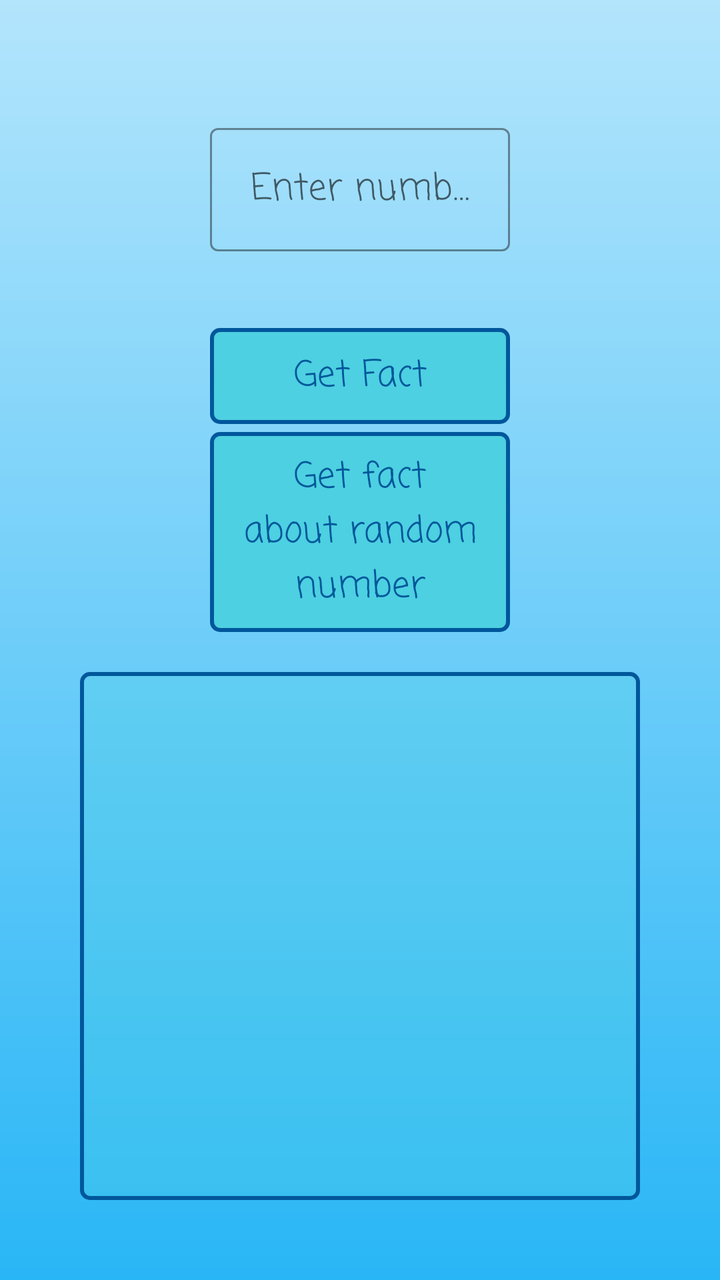
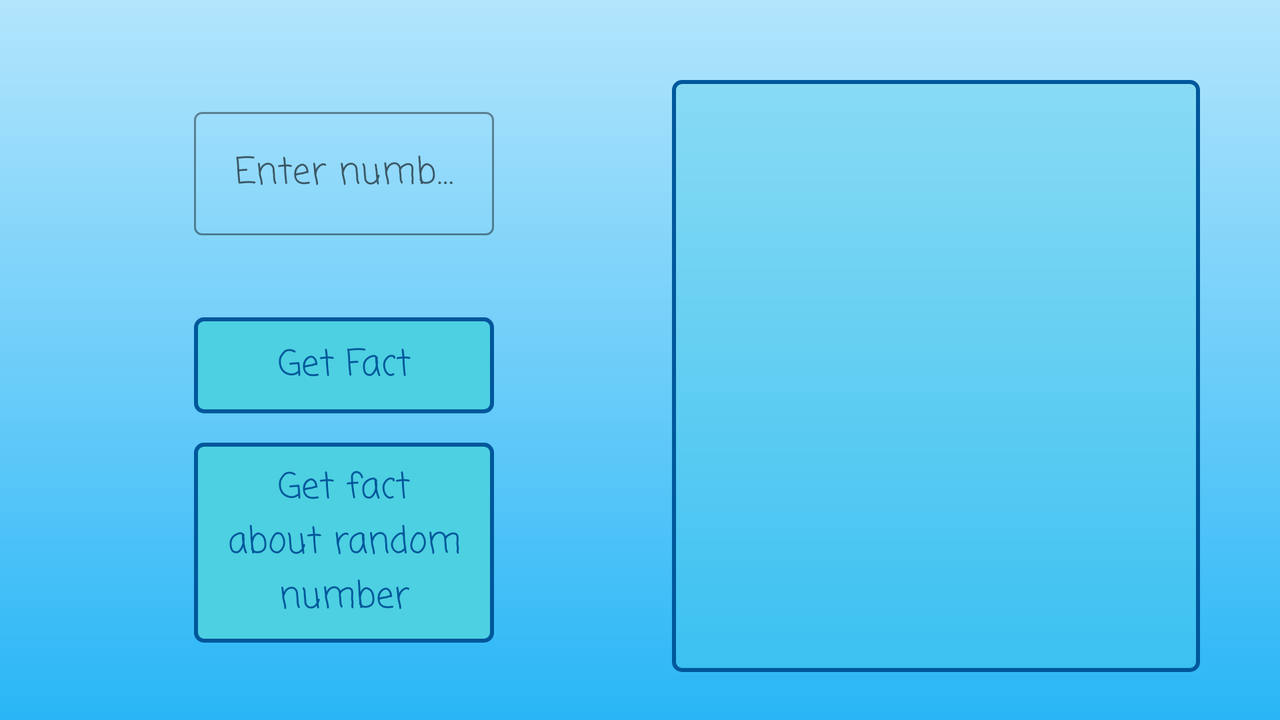

First picture: res/layout/ on a phone held upright. Second picture: the repository's own variant of that layout, on a device whose configuration matches the variant's folder. Source for both follows.
<!-- AndroidManifest.xml: application theme Theme.InterestingFactsAboutNumbers -->
<!-- res/layout/fragment_main.xml -->
<?xml version="1.0" encoding="utf-8"?>
<androidx.constraintlayout.widget.ConstraintLayout
    xmlns:android="http://schemas.android.com/apk/res/android"
    xmlns:app="http://schemas.android.com/apk/res-auto"
    xmlns:tools="http://schemas.android.com/tools"
    android:layout_width="match_parent"
    android:layout_height="match_parent"
    tools:background="@drawable/main_background"
    >

    <androidx.constraintlayout.widget.Guideline
        android:id="@+id/beginGuideline"
        android:layout_width="wrap_content"
        android:layout_height="wrap_content"
        android:orientation="vertical"
        app:layout_constraintGuide_begin="24dp"/>

    <androidx.constraintlayout.widget.Guideline
        android:id="@+id/endGuideline"
        android:layout_width="wrap_content"
        android:layout_height="wrap_content"
        android:orientation="vertical"
        app:layout_constraintGuide_end="24dp"/>

    <androidx.constraintlayout.widget.Guideline
        android:id="@+id/topGuideline"
        android:layout_width="wrap_content"
        android:layout_height="wrap_content"
        android:orientation="horizontal"
        app:layout_constraintGuide_begin="24dp"/>

    <androidx.constraintlayout.widget.Guideline
        android:id="@+id/bottomGuideline"
        android:layout_width="wrap_content"
        android:layout_height="wrap_content"
        android:orientation="horizontal"
        app:layout_constraintGuide_end="24dp"/>

    <androidx.constraintlayout.widget.Guideline
        android:id="@+id/mediumGuideline"
        android:layout_width="0dp"
        android:layout_height="0dp"
        android:orientation="horizontal"
        app:layout_constraintGuide_percent="0.5" />

    <androidx.constraintlayout.widget.Guideline
        android:id="@+id/mediumUpperPartGuideline"
        android:layout_width="0dp"
        android:layout_height="0dp"
        android:orientation="horizontal"
        app:layout_constraintGuide_percent="0.25" />


    <com.google.android.material.textfield.TextInputLayout
        android:id="@+id/etLayout"
        style="@style/Widget.MaterialComponents.TextInputLayout.OutlinedBox"
        android:layout_width="wrap_content"
        android:layout_height="wrap_content"
        android:layout_margin="8dp"
        android:elevation="16dp"
        android:gravity="center"
        android:hint="@string/enter_number"
        app:boxStrokeColor="@color/stroke_color"
        app:counterOverflowTextColor="@color/white"
        app:hintTextColor="@color/stroke_color"
        app:layout_constraintStart_toEndOf="@id/beginGuideline"
        app:layout_constraintEnd_toStartOf="@id/endGuideline"
        app:layout_constraintTop_toTopOf="@id/topGuideline"
        app:layout_constraintBottom_toBottomOf="@id/mediumUpperPartGuideline">

        <com.google.android.material.textfield.TextInputEditText
            android:id="@+id/etEnterNumber"
            android:layout_width="wrap_content"
            android:layout_height="wrap_content"
            android:minWidth="150dp"
            android:gravity="center"
            android:imeOptions="actionDone"
            android:fontFamily="casual"
            android:textColorHint="@color/black"
            android:inputType="number"
            android:textColor="@color/black"
            android:textSize="18sp"
            />

    </com.google.android.material.textfield.TextInputLayout>

    <ProgressBar
        android:id="@+id/progressBar"
        android:layout_width="wrap_content"
        android:layout_height="wrap_content"
        android:visibility="gone"
        app:layout_constraintStart_toEndOf="@id/beginGuideline"
        app:layout_constraintEnd_toStartOf="@id/endGuideline"
        app:layout_constraintTop_toTopOf="@id/topGuideline"
        app:layout_constraintBottom_toBottomOf="@id/mediumUpperPartGuideline"/>

    <ImageButton
        android:id="@+id/ibGetFact"
        android:layout_width="150dp"
        android:layout_height="48dp"
        android:background="@drawable/image_button_background"
        app:layout_constraintTop_toTopOf="@+id/mediumUpperPartGuideline"
        app:layout_constraintStart_toStartOf="@id/beginGuideline"
        app:layout_constraintEnd_toEndOf="@id/endGuideline"
        app:layout_constraintBottom_toTopOf="@id/ibGetFactAboutRandomNumber"
        />
    <TextView
        android:id="@+id/tvGetFact"
        android:layout_width="wrap_content"
        android:layout_height="wrap_content"
        android:layout_margin="8dp"
        android:text="@string/get_fact"
        android:textColor="@color/stroke_color"
        android:fontFamily="casual"
        android:textSize="18sp"
        app:layout_constraintStart_toStartOf="@id/ibGetFact"
        app:layout_constraintEnd_toEndOf="@id/ibGetFact"
        app:layout_constraintTop_toTopOf="@id/ibGetFact"
        app:layout_constraintBottom_toBottomOf="@id/ibGetFact"
        />

    <ImageButton
        android:id="@+id/ibGetFactAboutRandomNumber"
        android:layout_width="150dp"
        android:layout_height="100dp"
        android:background="@drawable/image_button_background"
        app:layout_constraintTop_toBottomOf="@+id/ibGetFact"
        app:layout_constraintStart_toStartOf="@id/beginGuideline"
        app:layout_constraintEnd_toEndOf="@id/endGuideline"
        app:layout_constraintBottom_toTopOf="@id/mediumGuideline"
        />
    <TextView
        android:id="@+id/tvGetFactAboutRandomNumber"
        android:layout_width="0dp"
        android:layout_height="wrap_content"
        android:layout_margin="8dp"
        android:padding="4dp"
        android:gravity="center"
        android:text="@string/get_fact_about_random_number"
        android:textColor="@color/stroke_color"
        android:fontFamily="casual"
        android:textSize="18sp"
        app:layout_constraintStart_toStartOf="@id/ibGetFactAboutRandomNumber"
        app:layout_constraintEnd_toEndOf="@id/ibGetFactAboutRandomNumber"
        app:layout_constraintTop_toTopOf="@id/ibGetFactAboutRandomNumber"
        app:layout_constraintBottom_toBottomOf="@id/ibGetFactAboutRandomNumber"
        />

    <ListView
        android:id="@+id/listView"
        android:layout_width="0dp"
        android:layout_height="0dp"
        android:layout_margin="16dp"
        tools:visibility="visible"
        android:background="@drawable/image_button_background_pressed"
        app:layout_constraintTop_toBottomOf="@id/mediumGuideline"
        app:layout_constraintStart_toStartOf="@id/beginGuideline"
        app:layout_constraintEnd_toEndOf="@id/endGuideline"
        app:layout_constraintBottom_toBottomOf="@id/bottomGuideline"
        />

    <ProgressBar
        android:id="@+id/progressBarLoadHistoryList"
        android:layout_width="wrap_content"
        android:layout_height="wrap_content"
        android:visibility="gone"
        app:layout_constraintTop_toTopOf="@id/listView"
        app:layout_constraintBottom_toBottomOf="@id/listView"
        app:layout_constraintStart_toStartOf="@id/listView"
        app:layout_constraintEnd_toEndOf="@id/listView"
        />




</androidx.constraintlayout.widget.ConstraintLayout>
<!-- resources referenced by this layout -->
<resources>
  <color name="black">#FF000000</color>
  <color name="stroke_color">#01579B</color>
  <color name="white">#FFFFFFFF</color>
  <!-- drawable image_button_background (drawable) -->
  <?xml version="1.0" encoding="utf-8"?>
  <selector xmlns:android="http://schemas.android.com/apk/res/android">
      <item android:drawable="@drawable/image_button_background_pressed"
          android:state_pressed="true"/>
      <item android:drawable="@drawable/image_button_background_normal"/>
  </selector>
  <!-- drawable image_button_background_pressed (drawable) -->
  <?xml version="1.0" encoding="utf-8"?>
  <shape xmlns:android="http://schemas.android.com/apk/res/android"
      android:shape="rectangle">
      <corners android:radius="4dp"/>
      <solid android:color="@color/image_button_background_pressed_color"/>
      <stroke android:width="2dp"
          android:color="@color/stroke_color"/>
  
  </shape>
  <!-- drawable main_background (drawable) -->
  <?xml version="1.0" encoding="utf-8"?>
  <layer-list
      xmlns:android="http://schemas.android.com/apk/res/android">
  
      <item>
          <shape android:shape="rectangle">
              <gradient
                  android:startColor="@color/theme_color_start"
                  android:endColor="@color/theme_color_end"
                  android:angle="270"
                  />
          </shape>
      </item>
  
  </layer-list>
  <string name="enter_number">Enter number</string>
  <string name="get_fact">Get Fact</string>
  <string name="get_fact_about_random_number">Get fact about random number</string>
  <style name="Theme.InterestingFactsAboutNumbers" parent="Theme.MaterialComponents.DayNight.NoActionBar">
          
          <item name="colorPrimary">@color/purple_500</item>
          <item name="colorPrimaryVariant">@color/purple_700</item>
          <item name="colorOnPrimary">@color/white</item>
          
          <item name="colorSecondary">@color/teal_200</item>
          <item name="colorSecondaryVariant">@color/teal_700</item>
          <item name="colorOnSecondary">@color/white</item>
          
          
          <item name="android:windowBackground">@drawable/main_background</item>
          
          <item name="android:statusBarColor">@color/theme_color_start</item>
          <item name="android:navigationBarColor">@color/theme_color_end</item>
  
  
      </style>
  <!-- drawable image_button_background_normal (drawable) -->
  <?xml version="1.0" encoding="utf-8"?>
  <shape xmlns:android="http://schemas.android.com/apk/res/android"
      android:shape="rectangle">
  
      <corners android:radius="4dp"/>
      <solid android:color="@color/image_button_background_normal_color"/>
      <stroke android:width="2dp"
          android:color="@color/stroke_color"/>
  </shape>
  <color name="image_button_background_pressed_color">#504DD0E1</color>
  <color name="theme_color_start">#B3E5FC</color>
  <color name="theme_color_end">#29B6F6</color>
  <color name="purple_500">#FF6200EE</color>
  <color name="purple_700">#FF3700B3</color>
  <color name="teal_200">#FF03DAC5</color>
  <color name="teal_700">#FF018786</color>
  <color name="image_button_background_normal_color">#4DD0E1</color>
</resources>
<!-- res/layout-land/fragment_main.xml (the repository's variant of the layout above) -->
<!-- drawn on the phone turned sideways -->
<?xml version="1.0" encoding="utf-8"?>
<androidx.constraintlayout.widget.ConstraintLayout
    xmlns:android="http://schemas.android.com/apk/res/android"
    xmlns:app="http://schemas.android.com/apk/res-auto"
    xmlns:tools="http://schemas.android.com/tools"
    android:layout_width="match_parent"
    android:layout_height="match_parent"
    tools:background="@drawable/main_background"
    >

    <androidx.constraintlayout.widget.Guideline
        android:id="@+id/beginGuideline"
        android:layout_width="wrap_content"
        android:layout_height="wrap_content"
        android:orientation="vertical"
        app:layout_constraintGuide_begin="24dp"/>

    <androidx.constraintlayout.widget.Guideline
        android:id="@+id/endGuideline"
        android:layout_width="wrap_content"
        android:layout_height="wrap_content"
        android:orientation="vertical"
        app:layout_constraintGuide_end="24dp"/>

    <androidx.constraintlayout.widget.Guideline
        android:id="@+id/topGuideline"
        android:layout_width="wrap_content"
        android:layout_height="wrap_content"
        android:orientation="horizontal"
        app:layout_constraintGuide_begin="24dp"/>

    <androidx.constraintlayout.widget.Guideline
        android:id="@+id/bottomGuideline"
        android:layout_width="wrap_content"
        android:layout_height="wrap_content"
        android:orientation="horizontal"
        app:layout_constraintGuide_end="24dp"/>

    <androidx.constraintlayout.widget.Guideline
        android:id="@+id/mediumGuideline"
        android:layout_width="0dp"
        android:layout_height="0dp"
        android:orientation="vertical"
        app:layout_constraintGuide_percent="0.5" />

    <androidx.constraintlayout.widget.Guideline
        android:id="@+id/mediumUpperPartGuideline"
        android:layout_width="0dp"
        android:layout_height="0dp"
        android:orientation="horizontal"
        app:layout_constraintGuide_percent="0.4" />

    <com.google.android.material.textfield.TextInputLayout
        android:id="@+id/etLayout"
        style="@style/Widget.MaterialComponents.TextInputLayout.OutlinedBox"
        android:layout_width="wrap_content"
        android:layout_height="wrap_content"
        android:elevation="16dp"
        android:gravity="center"
        android:hint="@string/enter_number"
        app:boxStrokeColor="@color/stroke_color"
        app:counterOverflowTextColor="@color/white"
        app:hintTextColor="@color/stroke_color"
        app:layout_constraintStart_toEndOf="@id/beginGuideline"
        app:layout_constraintEnd_toStartOf="@id/mediumGuideline"
        app:layout_constraintTop_toTopOf="@id/topGuideline"
        app:layout_constraintBottom_toBottomOf="@id/mediumUpperPartGuideline">

        <com.google.android.material.textfield.TextInputEditText
            android:id="@+id/etEnterNumber"
            android:layout_width="wrap_content"
            android:layout_height="wrap_content"
            android:minWidth="150dp"
            android:gravity="center"
            android:imeOptions="actionDone"
            android:fontFamily="casual"
            android:textColorHint="@color/black"
            android:inputType="number"
            android:textColor="@color/black"
            android:textSize="18sp"
            />

    </com.google.android.material.textfield.TextInputLayout>

    <ProgressBar
        android:id="@+id/progressBar"
        android:layout_width="wrap_content"
        android:layout_height="wrap_content"
        android:visibility="gone"
        app:layout_constraintStart_toEndOf="@id/beginGuideline"
        app:layout_constraintEnd_toStartOf="@id/mediumGuideline"
        app:layout_constraintTop_toTopOf="@id/topGuideline"
        app:layout_constraintBottom_toBottomOf="@id/mediumUpperPartGuideline"/>


    <ImageButton
        android:id="@+id/ibGetFact"
        android:layout_width="150dp"
        android:layout_height="48dp"
        android:background="@drawable/image_button_background"
        app:layout_constraintEnd_toStartOf="@id/mediumGuideline"
        app:layout_constraintStart_toStartOf="@id/beginGuideline"
        app:layout_constraintTop_toTopOf="@+id/mediumUpperPartGuideline"
        app:layout_constraintBottom_toTopOf="@id/ibGetFactAboutRandomNumber"
        />
    <TextView
        android:id="@+id/tvGetFact"
        android:layout_width="wrap_content"
        android:layout_height="wrap_content"
        android:layout_margin="8dp"
        android:text="@string/get_fact"
        android:textColor="@color/stroke_color"
        android:fontFamily="casual"
        android:textSize="18sp"
        app:layout_constraintStart_toStartOf="@id/ibGetFact"
        app:layout_constraintEnd_toEndOf="@id/ibGetFact"
        app:layout_constraintTop_toTopOf="@id/ibGetFact"
        app:layout_constraintBottom_toBottomOf="@id/ibGetFact"
        />

    <ImageButton
        android:id="@+id/ibGetFactAboutRandomNumber"
        android:layout_width="150dp"
        android:layout_height="100dp"
        android:background="@drawable/image_button_background"
        app:layout_constraintEnd_toStartOf="@id/mediumGuideline"
        app:layout_constraintStart_toStartOf="@id/beginGuideline"
        app:layout_constraintTop_toBottomOf="@+id/ibGetFact"
        app:layout_constraintBottom_toTopOf="@id/bottomGuideline"
        />
    <TextView
        android:id="@+id/tvGetFactAboutRandomNumber"
        android:layout_width="0dp"
        android:layout_height="wrap_content"
        android:layout_margin="8dp"
        android:padding="4dp"
        android:gravity="center"
        android:text="@string/get_fact_about_random_number"
        android:textColor="@color/stroke_color"
        android:fontFamily="casual"
        android:textSize="18sp"
        app:layout_constraintStart_toStartOf="@id/ibGetFactAboutRandomNumber"
        app:layout_constraintEnd_toEndOf="@id/ibGetFactAboutRandomNumber"
        app:layout_constraintTop_toTopOf="@id/ibGetFactAboutRandomNumber"
        app:layout_constraintBottom_toBottomOf="@id/ibGetFactAboutRandomNumber"
        />

    <ListView
        android:id="@+id/listView"
        android:layout_width="0dp"
        android:layout_height="0dp"
        android:layout_marginTop="16dp"
        android:layout_marginStart="16dp"
        android:layout_marginEnd="16dp"
        tools:visibility="visible"
        android:background="@drawable/image_button_background_pressed"
        app:layout_constraintTop_toBottomOf="@id/topGuideline"
        app:layout_constraintStart_toEndOf="@id/mediumGuideline"
        app:layout_constraintEnd_toEndOf="@id/endGuideline"
        app:layout_constraintBottom_toTopOf="@id/bottomGuideline"
        />

    <ProgressBar
        android:id="@+id/progressBarLoadHistoryList"
        android:layout_width="wrap_content"
        android:layout_height="wrap_content"
        android:visibility="gone"
        app:layout_constraintTop_toTopOf="@id/listView"
        app:layout_constraintBottom_toBottomOf="@id/listView"
        app:layout_constraintStart_toStartOf="@id/listView"
        app:layout_constraintEnd_toEndOf="@id/listView"
        />


</androidx.constraintlayout.widget.ConstraintLayout>
